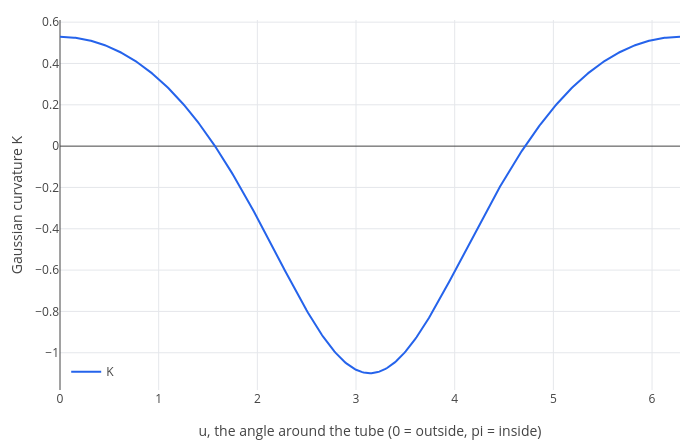

Notebook code for this chart:
### Markdown cell above
On the outside of the doughnut ($u = 0$) the curvature is positive, like a sphere; on the inside ($u = \pi$) it is
negative, like a saddle. Plotting $K$ around the tube for $R = 2$, $a = 0.7$ shows it changing sign:

### Code cell
R = 2;
a = 0.7;
labels(plot(K, u, 0, 2*pi), "u, the angle around the tube (0 = outside, pi = inside)", "Gaussian curvature K")

### Figure 1 — Plotly figure (JSON) as saved in the notebook; plotly's stock layout.template omitted (floating-point values rounded to 4 significant figures; data arrays with more than 128 entries replaced by an {"elided": "..."} marker saying what was removed)
{"data": [{"line": {"color": "#2563eb", "width": 2}, "mode": "lines", "name": "K", "type": "scatter", "x": {"elided": "402 float values"}, "y": {"elided": "402 float values"}}], "layout": {"height": 440, "legend": {"bgcolor": "rgba(255,255,255,0.8)", "x": 0.01, "xanchor": "left", "y": 0.01, "yanchor": "bottom"}, "margin": {"b": 50, "l": 60, "r": 20, "t": 20}, "showlegend": true, "title": {"text": ""}, "width": 700, "xaxis": {"range": [0, 6.283], "title": {"text": "u, the angle around the tube (0 = outside, pi = inside)"}, "zeroline": true}, "yaxis": {"range": [-1.18, 0.6105], "title": {"text": "Gaussian curvature K"}, "zeroline": true}}}
